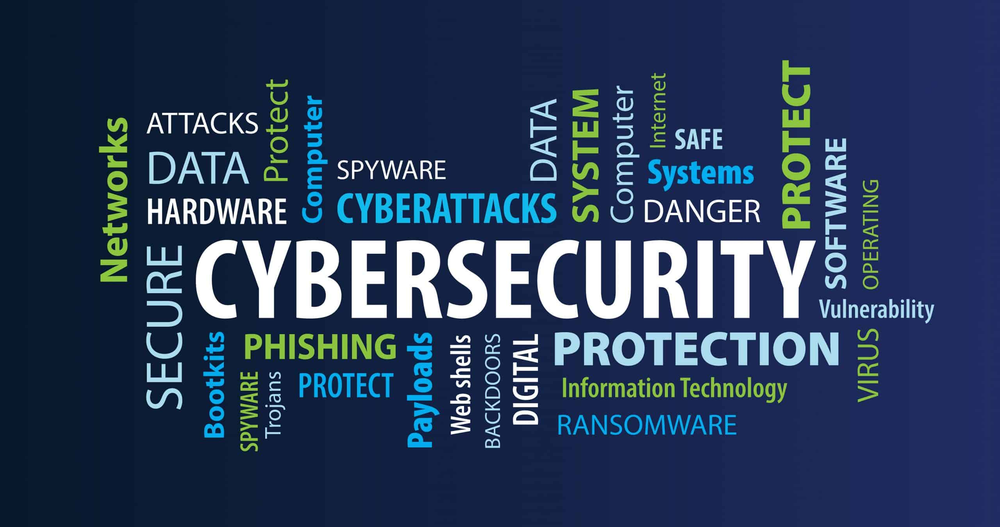
#> input picture imk.jpg.png, 1000 x 527 px, shrunk from 2560 x 1350 before the run
$ python main.py
#> lines starting #> are read from the running program, lines starting #| are printed output that depends on the picture
#> the answer given: 1
#> the answer given: imk.jpg.png
#> the answer given: out.png
#> the answer given: 3
### encryption.py
from PIL import Image

def encrypt_image(input_path, output_path, key):
#> called with input_path = 'imk.jpg.png', output_path = 'out.png', key = 3
    try:
        img = Image.open(input_path)
#> img is the input picture: PIL image 1000x527 RGB; mean R, G, B 40.3, 58.6, 88.8
        if img.mode != "RGB":
            img = img.convert("RGB")

        pixels = img.load()
        width, height = img.size
#> width = 1000; height = 527

        for y in range(height):
            for x in range(width):
                r, g, b = pixels[x, y]
                r = (r + key) % 256
                g = (g + key) % 256
                b = (b + key) % 256
                pixels[x, y] = (r, g, b)

        img.save(output_path)
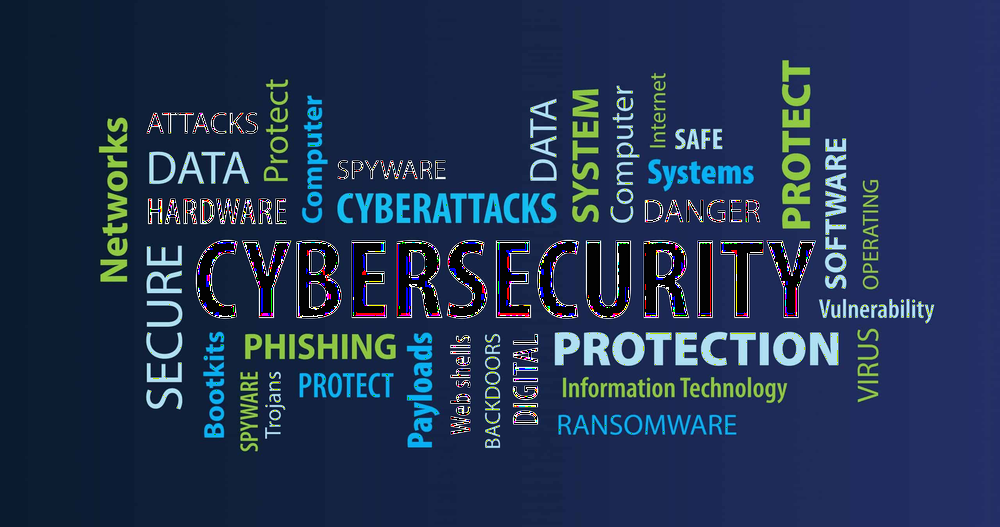
#> saved as out.png: PIL image 1000x527 RGB; mean R, G, B 33, 50.7, 81.1
        print(f"[✔] Image encrypted and saved as {output_path}")
    except Exception as e:
        print(f"[!] Encryption Error: {e}")

# [21 lines left out: function decrypt_image, not called in this run]

### main.py
from encryption import encrypt_image, decrypt_image

def main():
    print("=== Pixel Encryption Project ===")

    while True:
        print("\nOptions:")
        print("1. Encrypt an Image")
        print("2. Decrypt an Image")
        print("3. Exit")

        choice = input("Enter choice (1-3): ").strip()

        if choice == '1':
            input_path = input("Path to input image: ")
#> (the run stopped early here; a loop or call above may not have finished)
